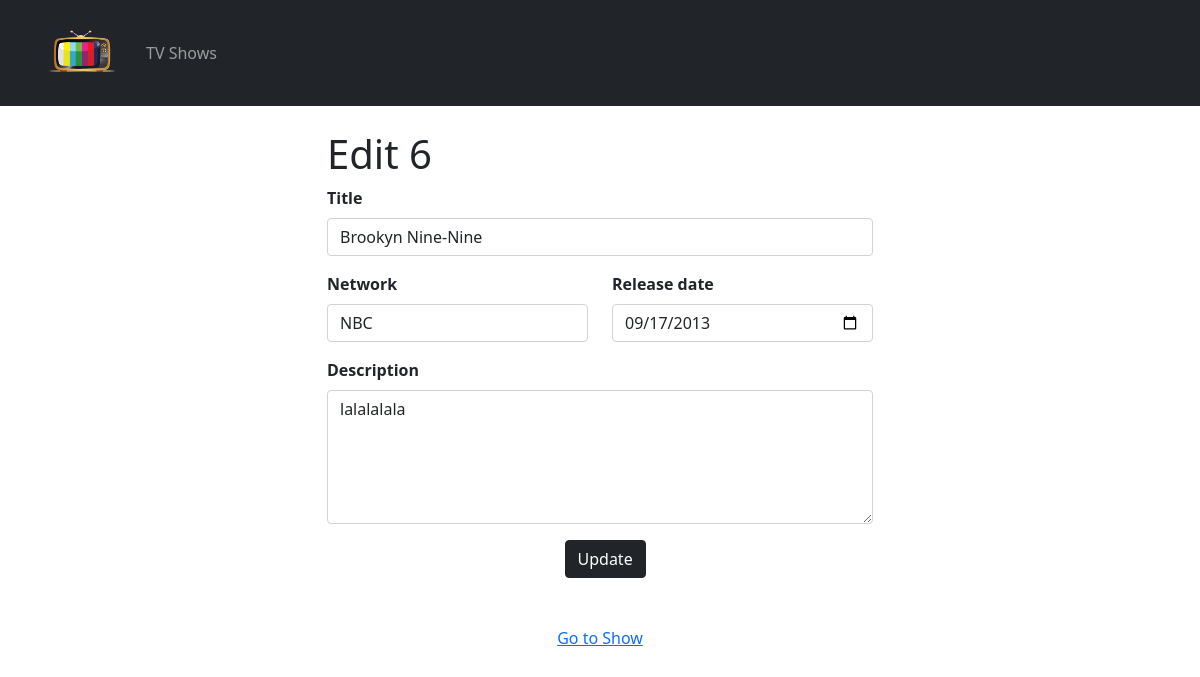
Screenshot of /shows/6/edit with the database file from the repository.
### tv_shows/models.py (models this page shows, shortened)
class Show(models.Model):
    title = models.CharField(max_length=100)
    description = models.TextField(max_length=500)
    network = models.ForeignKey(Network, on_delete = models.CASCADE)
    release_date = models.DateField()
    created_at = models.DateTimeField(auto_now_add=True)
    updated_at = models.DateTimeField(auto_now=True)
    objects = ShowManager()
    class Meta:
        ordering = ('title',)

### tv_shows/views.py (the view)
# urls.py: path('shows/<show_id>/edit', views.edit_show, name='edit_edit'),
def edit_show(request, show_id):
    context = {
        'show':Show.objects.get(id=show_id),
        'networks':Network.objects.all(),
    }
    return render(request, 'tv_shows/edit.html', context)

### tv_shows/templates/tv_shows/edit.html (shortened to what this page needs)
{% extends "tv_shows/base.html" %}
{% block content %}
<div class="container mt-4">
    <div class="row justify-content-center">
        <div class="col-md-6">
            <h1 class="title">Edit {{show.id}}</h1>
            <form action="/shows/{{show.id}}/update" method="POST">
                <div class="form-group mb-3">
                    <label class="form-label fw-bold" for="title">Title</label>
                    <input class="form-control" value="{{show.title}}" type="text" name="title" id="title" maxlength="100">
                </div>
                <div class="row">
                    <div class="col-6">
                        <div class="form-group mb-3">
                            <label class="form-label fw-bold" for="network">Network</label>
                            <select name="network" id="network" class="form-control">
                                {% for network in networks %}
                                    {% if network.id == show.network.id %}
                                        <option value={{network.id}} selected>{{network.name}}</option>
                                    {% else %}
                                        <option value={{network.id}}>{{network.name}}</option>
                                    {% endif %}
                                {% endfor %}
                            </select>
                        </div>
                    </div>
                    <div class="col-6">
                        <div class="form-group mb-3">
                            <label class="form-label fw-bold" for="release_date">Release date</label>
                            <input class="form-control" value="{{show.release_date|date:'Y-m-d'}}" type="date" name="release_date" id="release_date">
                        </div>
                    </div>
                </div>
                <div class="form-group mb-3">
                    <label class="form-label fw-bold" for="description">Description</label>
                    <textarea class="form-control" name="description" id="description" rows="5">{{show.description}}</textarea>
                </div>
                <div class="form-group">
                    <div class="row justify-content-center">
                        <div class="col-2">
                            <input class="btn btn-dark " type="submit" value="Update">
                        </div>
                    </div>
                </div>
            </form>
            <div class="row justify-content-center mt-5">
                <a class="text-center" href="/shows/{{show.id}}">Go to Show</a>
            </div>
        </div>
    </div>
</div>
{% endblock %}

### rows the page displays
Show: id "6", title "Brookyn Nine-Nine", release_date "09/17/2013", description "lalalalala"

### other values shown
form field network "NBC"
